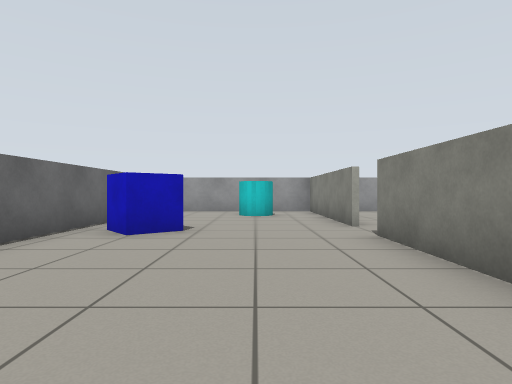
view 1 (above)

12 first-person views from a walk through a Gazebo world. The camera is 0.69 m above the floor, looks level and sees 75° across. The floor is counted in squares, 1 m on a side. Each view is taken from the middle of a square. On the plan, view 1 faces up. The plan holds only what a view shows up to about 10 squares ahead; the rest is blank.

view 2
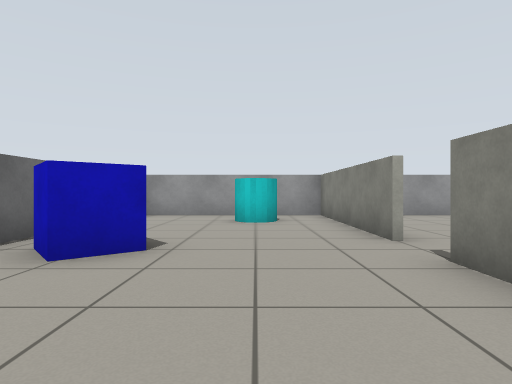

view 3
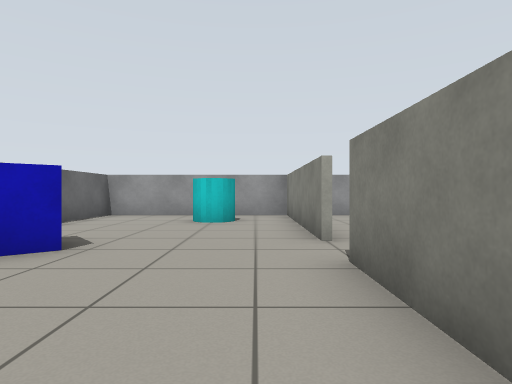

view 4
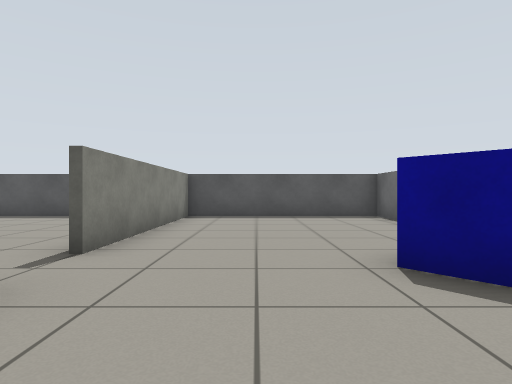

view 5
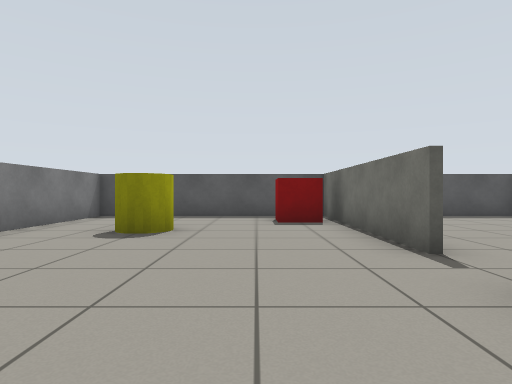

view 6
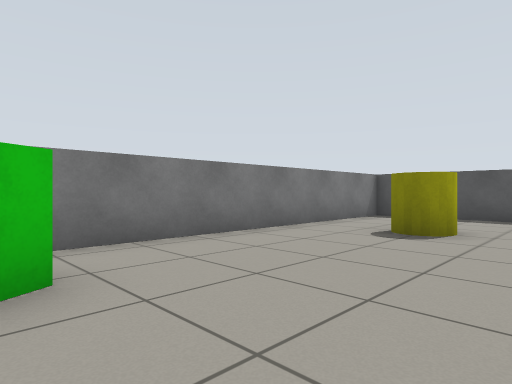

view 7
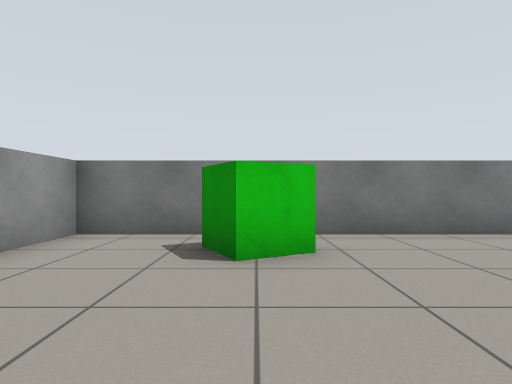

view 8
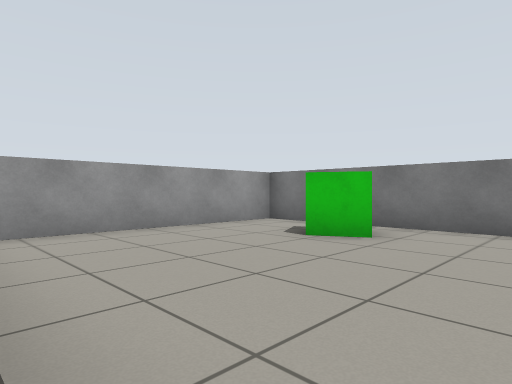

view 9
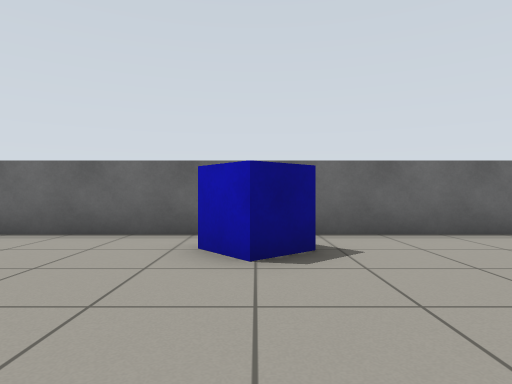

view 10
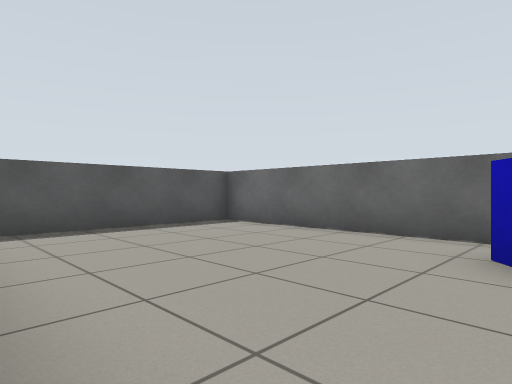

view 11
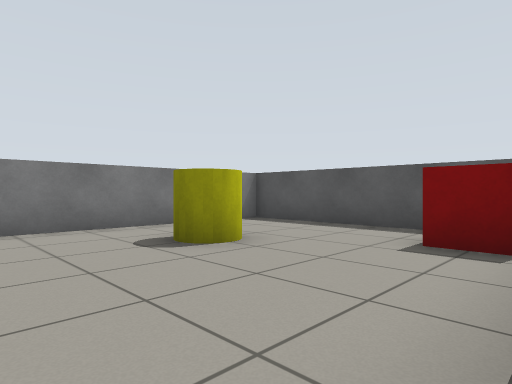

view 12
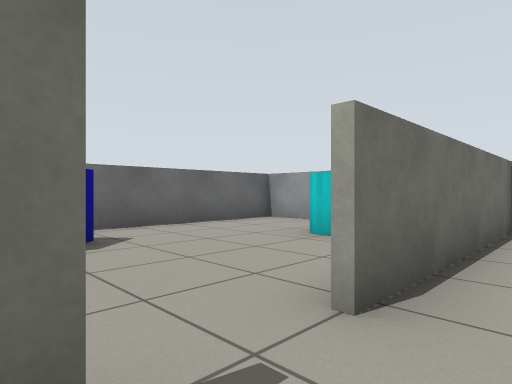

### Floor plan
Ten units are one square. View 1 is at (0, 0); x grows to the right and y downward. Boxes are objects, and circles mark ways between rooms. Rooms are numbered by the first view taken in them; rooms with no view inside come last. Other rooms are left out.
<svg viewBox="-39 -125 128 135">
<path fill="none" stroke="#000" d="M19 -66 19 -120M20 -119 -34 -119 -34 4 20 4M19 4 19 -54M21 -54 21 5M21 -119 21 -66M20 4 84 4 84 -119 20 -119"/>
<rect x="-25" y="-65" width="10" height="10" fill="#bbb"><title>blue box</title></rect>
<rect x="-5" y="-105" width="10" height="10" fill="#bbb"><title>cyan cylinder</title></rect>
<rect x="25" y="-15" width="10" height="10" fill="#bbb"><title>red box</title></rect>
<rect x="55" y="-35" width="10" height="10" fill="#bbb"><title>yellow cylinder</title></rect>
<rect x="65" y="-95" width="10" height="10" fill="#bbb"><title>green box</title></rect>
<circle cx="20" cy="-60" r="3" fill="#2a7"/>
<text x="-10" y="-60">1</text>
<text x="50" y="-60">2</text>
</svg>
Room 1 opens to room 2.

Where each view was taken, in squares from view 1:
view 1: 0 up, 0 right, facing up
view 2: 2 up, 0 right, facing up
view 3: 2 up, 1 right, facing up
view 4: 9 up, 0 right, facing down
view 5: 9 up, 4 right, facing down
view 6: 9 up, 4 right, facing down-right
view 7: 9 up, 3 right, facing right
view 8: 6 up, 2 right, facing up-right
view 9: 6 up, 2 right, facing left
view 10: 6 up, 2 right, facing down-left
view 11: 6 up, 2 right, facing down-right
view 12: 5 up, 3 right, facing up-left
